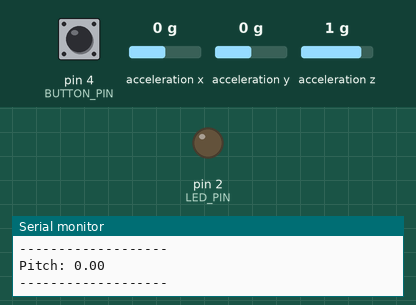
The sketch below on a simulated Arduino Uno, built with avr-gcc and run on an emulated ATmega328P. On the bench: output pins drawn as LEDs (lit = HIGH), the last lines printed to the serial monitor. Wiring (inferred from the names in the program): MPU-6050 motion sensor at I2C address 0x68. The inputs (shaded band) are chosen by the test bench; at power-on: pin 4 (BUTTON_PIN) LOW, acceleration x 0 g, acceleration y 0 g, acceleration z 1 g.

Above: at 1.2 s.
1.3 s: pin 4 (BUTTON_PIN) pulled HIGH for 0.25 s
3.2 s: acceleration x set to 0.8 g
6.2 s: acceleration x set to 0.5 g
9.2 s: acceleration x set to 0.2 g
At 10.5 s:
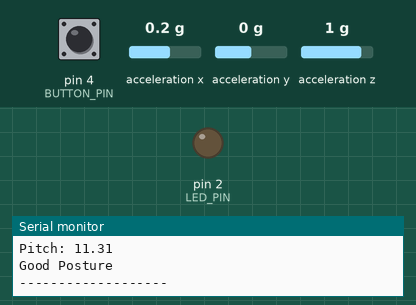
10.8 s: acceleration x set to 1.4 g
At 16.4 s:
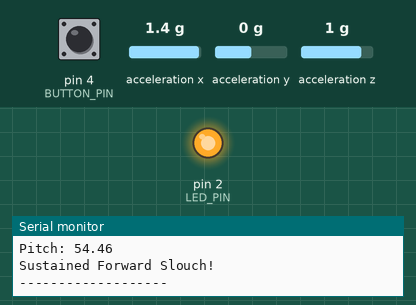
Timing chart, 0 to 17.3 s (numbered marks = the images above; inputs shaded):
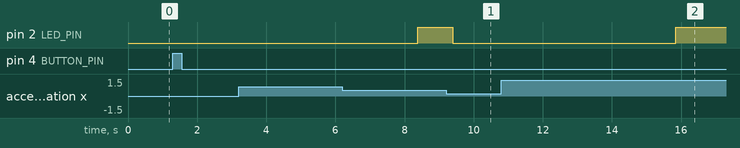

Measured:
- after the input at 9.2 s, pin 2 (LED_PIN): HIGH → LOW after 0.19 s
- after the input at 10.8 s, pin 2 (LED_PIN): LOW → HIGH after 5.1 s

The sketch:

SpineTrack.ino
```cpp
#include <Wire.h>

#define MPU_ADDR 0x68
#define LED_PIN 2
#define BUTTON_PIN 4

int16_t AcX, AcY, AcZ;

float referencePitch = 0;
bool calibrated = false;

unsigned long slouchStartTime = 0;
bool slouchDetected = false;

void setup() {
  Serial.begin(115200);
  Wire.begin();

  pinMode(LED_PIN, OUTPUT);
  pinMode(BUTTON_PIN, INPUT);   // external pull-down

  // Wake up MPU6050
  Wire.beginTransmission(MPU_ADDR);
  Wire.write(0x6B);
  Wire.write(0);
  Wire.endTransmission(true);

  Serial.println("MPU6050 Initialized");
}

void loop() {

  // ---- Read Accelerometer ----
  Wire.beginTransmission(MPU_ADDR);
  Wire.write(0x3B);
  Wire.endTransmission(false);
  Wire.requestFrom(MPU_ADDR, 6, true);

  AcX = Wire.read() << 8 | Wire.read();
  AcY = Wire.read() << 8 | Wire.read();
  AcZ = Wire.read() << 8 | Wire.read();

  float Ax = AcX / 16384.0;
  float Ay = AcY / 16384.0;
  float Az = AcZ / 16384.0;

  float pitch = atan2(Ax, sqrt(Ay * Ay + Az * Az)) * 180 / PI;

  Serial.print("Pitch: ");
  Serial.println(pitch);

  // ---- Calibration ----
  if (digitalRead(BUTTON_PIN) == HIGH) {
    referencePitch = pitch;
    calibrated = true;
    Serial.println("Calibrated!");
    delay(300);  // simple debounce
  }

  // ---- Posture Logic ----
  if (calibrated) {

    float deviation = pitch - referencePitch;

    if (deviation > 20) {   // forward slouch threshold

      if (!slouchDetected) {
        slouchStartTime = millis();
        slouchDetected = true;
      }

      if (millis() - slouchStartTime >= 5000) {
        Serial.println("Sustained Forward Slouch!");
        digitalWrite(LED_PIN, HIGH);
      }

    } else {
      slouchDetected = false;
      digitalWrite(LED_PIN, LOW);
      Serial.println("Good Posture");
    }
  }

  Serial.println("-------------------");
  delay(200);
}
```
